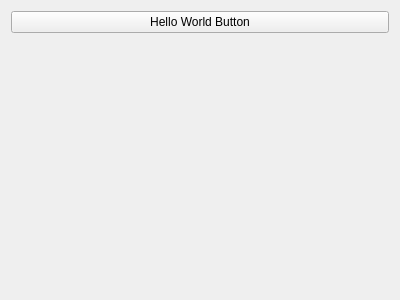
<?xml version="1.0" encoding="UTF-8"?>
<ui version="4.0">
 <class>ExampleManager</class>
 <widget class="QFrame" name="ExampleManager">
  <property name="geometry">
   <rect>
    <x>0</x>
    <y>0</y>
    <width>400</width>
    <height>300</height>
   </rect>
  </property>
  <property name="windowTitle">
   <string>Frame</string>
  </property>
  <layout class="QGridLayout" name="gridLayout">
   <item row="0" column="0">
    <widget class="QPushButton" name="helloWorldPushButton">
     <property name="text">
      <string>Hello World Button</string>
     </property>
    </widget>
   </item>
   <item row="1" column="0">
    <spacer name="verticalSpacer">
     <property name="orientation">
      <enum>Qt::Vertical</enum>
     </property>
     <property name="sizeHint" stdset="0">
      <size>
       <width>20</width>
       <height>40</height>
      </size>
     </property>
    </spacer>
   </item>
  </layout>
 </widget>
 <resources/>
 <connections/>
</ui>
